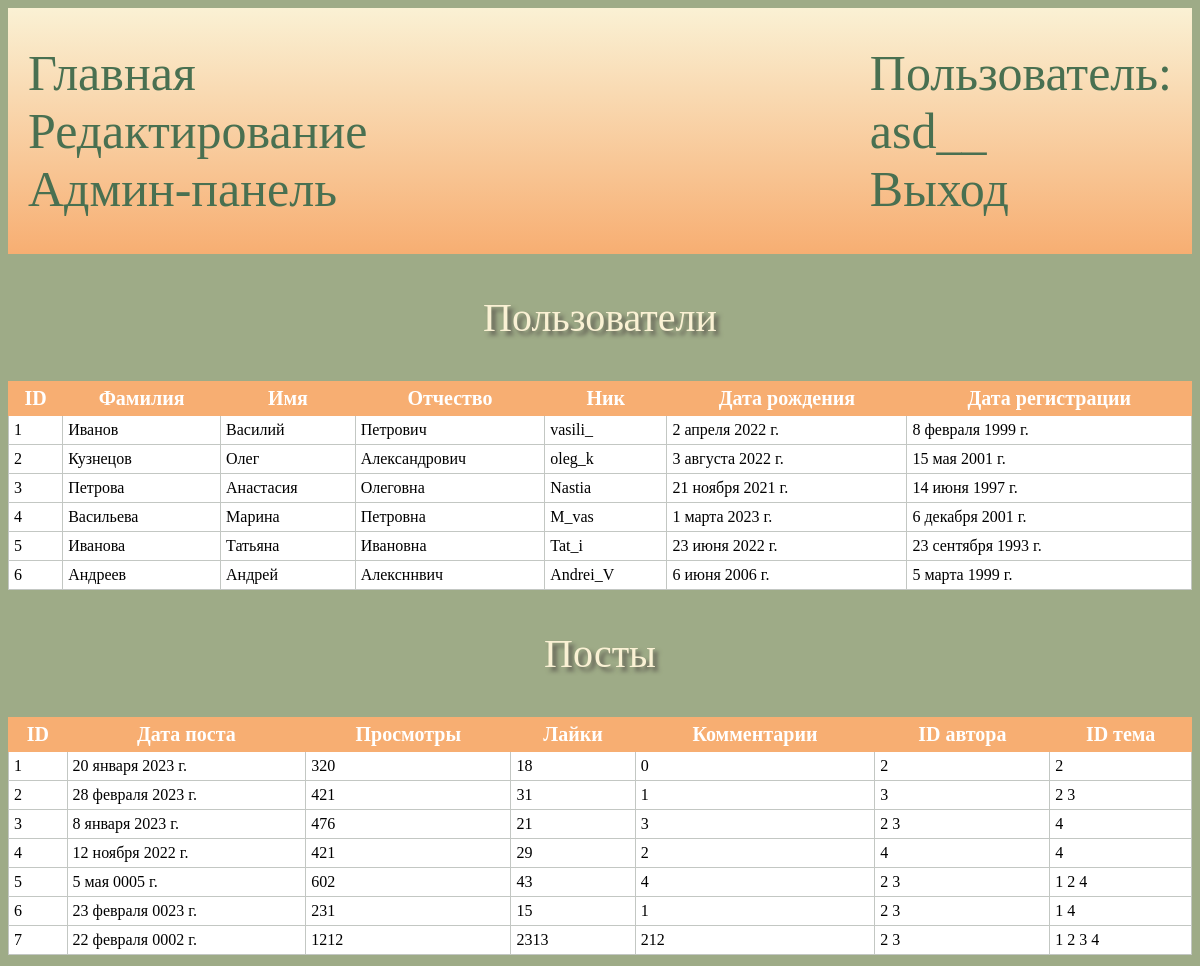
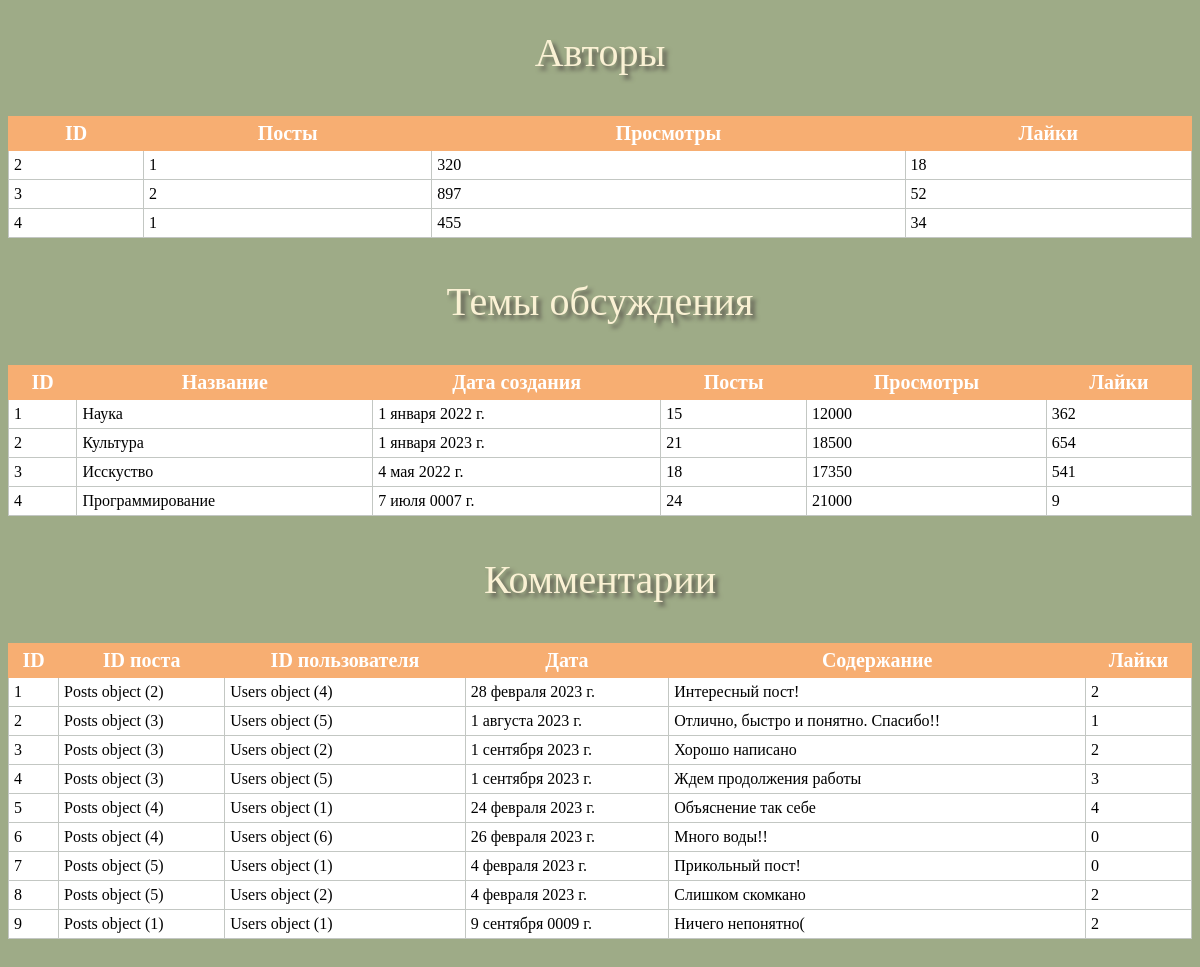
Page / (signed in) on the committed database (2 pictures, top to bottom).
### main/models.py (models this page shows)
class User(AbstractUser):
    pass

class Users(models.Model):
    surname = models.CharField(max_length=20)
    name = models.CharField(max_length=20)
    pat_name = models.CharField(max_length=20)
    nick = models.CharField(max_length=20)
    date_reg = models.DateField()
    date_b = models.DateField()
    class Meta:
        verbose_name_plural="Участники"

class Posts(models.Model):
    date_post = models.DateField()
    n_view = models.IntegerField()
    n_like = models.IntegerField()
    n_comm = models.IntegerField()
    id_author = models.ManyToManyField(Authors, related_name="authors")
    id_topic = models.ManyToManyField(Topics, related_name="topics")
    class Meta:
        verbose_name_plural="Посты"

class Authors(models.Model):
    id_user = models.OneToOneField(User, on_delete=models.PROTECT, primary_key=True)
    n_post = models.IntegerField()
    n_view = models.IntegerField()
    n_like = models.IntegerField()
    class Meta:
        verbose_name_plural="Авторы"

class Topics(models.Model):
    name_t = models.CharField(max_length=50)
    date_cr = models.DateField()
    n_post = models.IntegerField()
    n_view = models.IntegerField()
    n_like = models.IntegerField()
    class Meta:
        verbose_name_plural="Темы обсуждения"

class Commentaries(models.Model):
    id_post = models.ForeignKey(Posts, on_delete=models.PROTECT)
    id_user = models.ForeignKey(Users, on_delete=models.PROTECT)
    date = models.DateField()
    text = models.TextField(blank=False)
    n_like = models.IntegerField()

### main/views.py (the view)
# urls.py: path('', views.tables, name='home'),
def tables(request):
    context = {
        'list_aut': list_aut,
        'list_com': list_com,
        'list_post': list_post,
        'list_top': list_top,
        'list_us': list_us,
        'authors': authors,
        'comments': comments,
        'posts': posts,
        'topics': topics,
        'users': users,
    }
    return render(request, 'home.html', context)

### main/templates/home.html
{% extends 'base.html' %}
{% block content %}
<p align="center">Пользователи</p>
<table class="d_tables" align="center">
        <thead>
            <tr>
                {% for it in list_us %}
                <th>{{it}}</th>
                {% endfor %}
            </tr>
        </thead>
        <tbody>
        {% for u in users %}
            <tr>
                <td>{{u.pk}}</td>
                <td>{{u.surname}}</td>
                <td>{{u.name}}</td>
                <td>{{u.pat_name}}</td>
                <td>{{u.nick}}</td>
                <td>{{u.date_reg}}</td>
                <td>{{u.date_b}}</td>
            </tr>
        {% endfor %}
        </tbody>
</table>
<p align="center">Посты</p>
<table class="d_tables" align="center">
        <thead>
            <tr>
                {% for it in list_post %}
                <th>{{it}}</th>
                {% endfor %}
            </tr>
        </thead>
        <tbody>
        {% for p in posts %}
            <tr>
                <td>{{p.pk}}</td>
                <td>{{p.date_post}}</td>
                <td>{{p.n_view}}</td>
                <td>{{p.n_like}}</td>
                <td>{{p.n_comm}}</td>
                <td>{% for aut in p.id_author.all %}  {{aut.pk}}   {% endfor %}</td>
                <td>{% for top in p.id_topic.all %}  {{top.pk}}   {% endfor %}</td>
            </tr>
        {% endfor %}
        </tbody>
</table>
<p align="center">Авторы</p>
<table class="d_tables" align="center">
        <thead>
            <tr>
                {% for it in list_aut %}
                <th>{{it}}</th>
                {% endfor %}
            </tr>
        </thead>
        <tbody>
        {% for a in authors %}
            <tr>
                <td>{{a.id_user_id}}</td>
                <td>{{a.n_post}}</td>
                <td>{{a.n_view}}</td>
                <td>{{a.n_like}}</td>
            </tr>
        {% endfor %}
        </tbody>
</table>
<p align="center">Темы обсуждения</p>
<table class="d_tables" align="center">
        <thead>
            <tr>
                {% for it in list_top %}
                <th>{{it}}</th>
                {% endfor %}
            </tr>
        </thead>
        <tbody>
        {% for t in topics %}
            <tr>
                <td>{{t.pk}}</td>
                <td>{{t.name_t}}</td>
                <td>{{t.date_cr}}</td>
                <td>{{t.n_post}}</td>
                <td>{{t.n_view}}</td>
                <td>{{t.n_like}}</td>
            </tr>
        {% endfor %}
        </tbody>
</table>
<p align="center">Комментарии</p>
<table class="d_tables" align="center">
        <thead>
            <tr>
                {% for it in list_com %}
                <th>{{it}}</th>
                {% endfor %}
            </tr>
        </thead>
        <tbody>
        {% for c in comments %}
            <tr>
                <td>{{c.pk}}</td>
                <td>{{c.id_post}}</td>
                <td>{{c.id_user}}</td>
                <td>{{c.date}}</td>
                <td>{{c.text}}</td>
                <td>{{c.n_like}}</td>
            </tr>
        {% endfor %}
        </tbody>
</table>
{% endblock %}

### main/templates/base.html (shortened to what this page needs)
{% load static %}
<!DOCTYPE html>
<html lang="en">
<head>
  <link type="text/css" href="{% static 'main/css/styles.css' %}" rel="stylesheet">
</head>
<body>
<header class="st_head">
    <div>
        <ul class="ul_head">
            <li><a href="{% url 'home' %}">Главная</a></li>
            {% if user.is_staff %}
                <li><a href="{% url 'edit' %}">Редактирование</a></li>
            {% endif %}
            <li><a href="../admin/">Админ-панель</a></li>
        </ul>
    </div>
    <div>
        <ul class="ul_head">
            {% if user.is_anonymous %}
                <li><a href="{% url 'register' %}">Регистрация</a></li>
                <li><a href="{% url 'login' %}">Вход</a></li>
            {% else %}
                <li><p class="a">Пользователь:</p></li>
                <li><p class="a">{{user}}</p></li>
                <li><a href="{% url 'logout' %}">Выход</a></li>
            {% endif %}
        </ul>
    </div>
</header>
{% block content %}
{% endblock %}
</body>
</html>

### main/static/main/css/styles.css (style rules this page uses)
li { list-style-type: none; }
body { background-color: #9EAB87; }
p { font-family: fantasy; font-size: 40px; color: #FAF1D4; text-decoration: none; text-shadow: #5E5B51 4px 4px 4px; }
.st_head { width: 100%; display: flex; justify-content: space-between; }
a { font-family: fantasy; font-size: 50px; color: #497051; text-decoration: none; text-shadow: none; margin: 0; }
.a { font-family: fantasy; font-size: 50px; color: #497051; text-decoration: none; text-shadow: none; margin: 0; }
.ul_head { padding: 20px; }
header { background: linear-gradient(#FAF1D4, #F7AE72) }
.d_tables { width: 100%; margin-bottom: 30px; border: 1px solid #C3C7C3; border-collapse: collapse; font-family: serif; }
.d_tables td { border: 1px solid #C3C7C3; background: #FFFFFF; padding: 5px; }
.d_tables th { padding: 5px; background: #F7AE72; color: #FFFFFF; border: 1px solid #F7AE72; font-size: 20px; }

### rows in the picture
User: username "asd__"
Users: pk "1", surname "Иванов", name "Василий", pat_name "Петрович", nick "vasili_", date_reg "2 апреля 2022 г.", date_b "8 февраля 1999 г."
Users: pk "2", surname "Кузнецов", name "Олег", pat_name "Александрович", nick "oleg_k", date_reg "3 августа 2022 г.", date_b "15 мая 2001 г."
Users: pk "3", surname "Петрова", name "Анастасия", pat_name "Олеговна", nick "Nastia", date_reg "21 ноября 2021 г.", date_b "14 июня 1997 г."
Users: pk "4", surname "Васильева", name "Марина", pat_name "Петровна", nick "M_vas", date_reg "1 марта 2023 г.", date_b "6 декабря 2001 г."
Users: pk "5", surname "Иванова", name "Татьяна", pat_name "Ивановна", nick "Tat_i", date_reg "23 июня 2022 г.", date_b "23 сентября 1993 г."
Users: pk "6", surname "Андреев", name "Андрей", pat_name "Алексннвич", nick "Andrei_V", date_reg "6 июня 2006 г.", date_b "5 марта 1999 г."
Posts: pk "1", date_post "20 января 2023 г.", n_view "320", n_like "18", n_comm "0"
Authors: pk "2", id_user_id "2", n_post "1", n_view "320", n_like "18"
Topics: pk "2", name_t "Культура", date_cr "1 января 2023 г.", n_post "21", n_view "18500", n_like "654"
Posts: pk "2", date_post "28 февраля 2023 г.", n_view "421", n_like "31", n_comm "1"
Authors: pk "3", id_user_id "3", n_post "2", n_view "897", n_like "52"
Topics: pk "3", name_t "Исскуство", date_cr "4 мая 2022 г.", n_post "18", n_view "17350", n_like "541"
Posts: pk "3", date_post "8 января 2023 г.", n_view "476", n_like "21", n_comm "3"
Topics: pk "4", name_t "Программирование", date_cr "7 июля 0007 г.", n_post "24", n_view "21000", n_like "9"
Posts: pk "4", date_post "12 ноября 2022 г.", n_view "421", n_like "29", n_comm "2"
Authors: pk "4", id_user_id "4", n_post "1", n_view "455", n_like "34"
Posts: pk "5", date_post "5 мая 0005 г.", n_view "602", n_like "43", n_comm "4"
Topics: pk "1", name_t "Наука", date_cr "1 января 2022 г.", n_post "15", n_view "12000", n_like "362"
Posts: pk "6", date_post "23 февраля 0023 г.", n_view "231", n_like "15", n_comm "1"
Posts: pk "7", date_post "22 февраля 0002 г.", n_view "1212", n_like "2313", n_comm "212"
Commentaries: pk "1", id_post "Posts object (2)", id_user "Users object (4)", date "28 февраля 2023 г.", text "Интересный пост!", n_like "2"
Commentaries: pk "2", id_post "Posts object (3)", id_user "Users object (5)", date "1 августа 2023 г.", text "Отлично, быстро и понятно. Спасибо!!", n_like "1"
Commentaries: pk "3", id_post "Posts object (3)", id_user "Users object (2)", date "1 сентября 2023 г.", text "Хорошо написано", n_like "2"
Commentaries: pk "4", id_post "Posts object (3)", id_user "Users object (5)", date "1 сентября 2023 г.", text "Ждем продолжения работы", n_like "3"
Commentaries: pk "5", id_post "Posts object (4)", id_user "Users object (1)", date "24 февраля 2023 г.", text "Объяснение так себе", n_like "4"
Commentaries: pk "6", id_post "Posts object (4)", id_user "Users object (6)", date "26 февраля 2023 г.", text "Много воды!!", n_like "0"
Commentaries: pk "7", id_post "Posts object (5)", id_user "Users object (1)", date "4 февраля 2023 г.", text "Прикольный пост!", n_like "0"
Commentaries: pk "8", id_post "Posts object (5)", id_user "Users object (2)", date "4 февраля 2023 г.", text "Слишком скомкано", n_like "2"
Commentaries: pk "9", id_post "Posts object (1)", id_user "Users object (1)", date "9 сентября 0009 г.", text "Ничего непонятно(", n_like "2"

### other values in the picture
{{ it }} "ID" "Фамилия" "Имя" "Отчество" "Ник" "Дата рождения" "Дата регистрации"
{{ it }} "ID" "Дата поста" "Просмотры" "Лайки" "Комментарии" "ID автора" "ID тема"
{{ it }} "ID" "Посты" "Просмотры" "Лайки"
{{ it }} "ID" "Название" "Дата создания" "Посты" "Просмотры" "Лайки"
{{ it }} "ID" "ID поста" "ID пользователя" "Дата" "Содержание" "Лайки"
